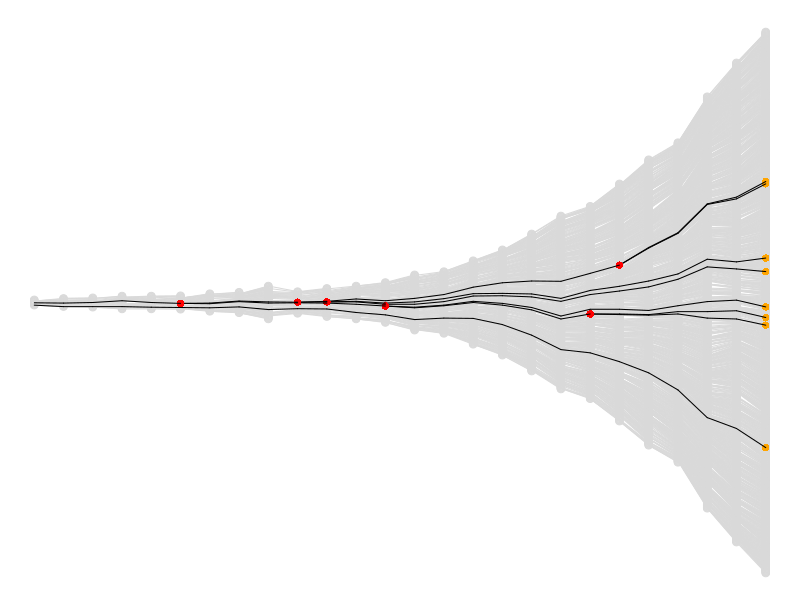
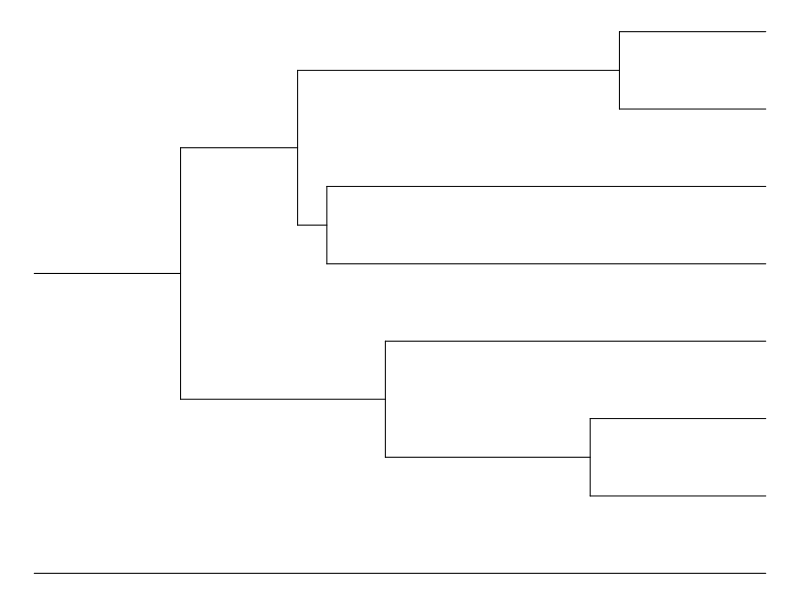
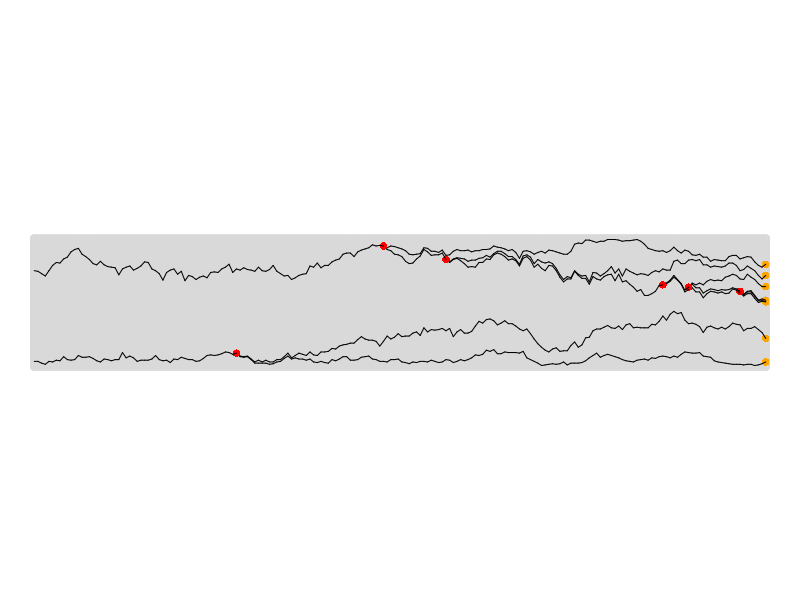
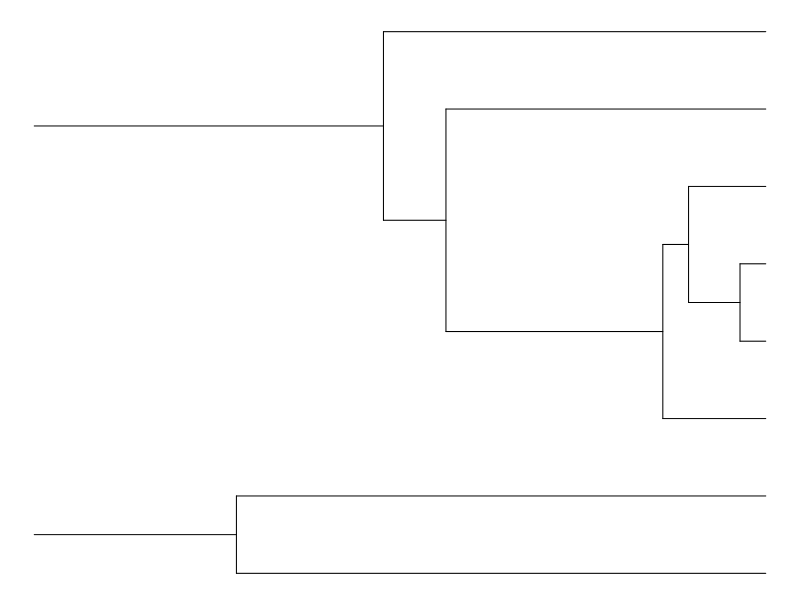

Recreate these plots in R, in order.
# Generate genealogies and plot tree for samples

# Generic stuff ####

mai <- 0.05 + c(0, 0, 0.05, 0) # margins

# Functions ####

#
# Generate population and its history, discrete non-overlapping generations
#
genealogy <- function(mOff = 1.15, vOff = NA, distribOff = "Poisson", nGen = 10, n0 = 10, nmax = 1000){
  # Input parameters
  # mOff  Average number of offspring
  # vOff  Variance of the number of offspring (not needed for Poisson)
  # distribOff  "Poisson"
  # nGen  Number of generations
  # n0  Initial population size
  # nmax  Max population size, has to be multiple of 10
  
  if(nmax%%10 != 0) stop("nmax has to be a multiple of 10")
  nPad <- log(nmax, 10) # Number of zeros for padding the result
  # Function to format the output
  formatID <- function(v){
    formatC(v, width = nPad, format = "d", flag = "0")
  }

    # Function to draw the numbers of offspring
  drawOffNb <- function(n, mOff, vOff){
    if(distribOff == "Poisson"){
      out <- rpois(n, mOff)
    }
    
    if(distribOff == "Constant"){
      # Draw parents
      p <- sample(1:n, size = n, replace = TRUE)
      # Count values
      off1 <- table(p)
      tb1 <- data.frame(id = formatID(as.numeric(names(off1))), noff = c(off1))
      tb2 <- data.frame(id = formatID(1:n))
      tb <- merge(tb1, tb2, all = TRUE)
      tb[is.na(tb$noff), "noff"] <- 0
      out <- c(tb$noff)
    }
    out
  } 
  
  
  # How to store the results? 
  # Let's try a list of vectors
  pop <- list() # Initialize output
  pop[[1]] <- formatID(1:n0)
  
  for(igen in 2:nGen){
    # Draw numbers of offspring for each individual of the igen-1 generation
    nAdu <- length(pop[[igen-1]]) # Number of adults
    noff <- drawOffNb(n = nAdu, mOff = mOff, vOff = vOff)
    ntot <- sum(noff) # total number of offspring
    
    # If beyond max pop size, stop and return population vector
    if(ntot > nmax){
      return(pop)
    }
    # Build output vector
    v <- c() # Initialize with empty vector
    for(i in (1:nAdu)[noff != 0]){ # Do it only for the adults with offspring
      # Define offspring IDs
      ids <- formatID(1:noff[i])
      # Aggregate offspring of each adult
      v <- c(v, paste(pop[[igen-1]][i], ids, sep = "."))
    }
    # Save it
    pop[[igen]] <- v
  }
  
  pop
}

#
# Plot the whole population history
#
plotGenealogy <- function(pop, maincol = gray(0.85), dx = 0.2, dy = 0.1, maxSize = NA){
  # pop  population list, as output of the genealogy function
  # maincol  main color
  
  nGen <- length(pop) # Number of generations
  if(is.na(maxSize)){
    maxSize <- max(unlist(lapply(pop, length))) # Max population size
  }

  # Initialize plot (empty)
  par(mai = mai)
  plot(0, xlim = dx * c(1, nGen), ylim = dy * c(-(maxSize/2), (maxSize/2)), 
       axes = FALSE, type = "n", 
       xlab = "", ylab = "")
  
  # Draw individuals and save their positions
  pos <- list() 
  for(iGen in 1:nGen){
    nn <- length(pop[[iGen]])
    pos[[iGen]] <- seq(-(nn-1)/2, (nn-1)/2)
    points(dx * rep(iGen, nn), dy * seq(-(nn-1)/2, (nn-1)/2), 
           pch = 1, col = maincol)
  }
  
  # Get padding length
  nPad <- nchar(pop[[1]][1])
  
  # Draw parent-offspring links
  for(iGen in 2:nGen){
    adults <- pop[[iGen-1]] # IDs of the previous generation individuals
    offspring <- pop[[iGen]] # IDs of the current generation individuals
    parents <- substr(offspring, 1, nchar(adults[1])) # IDs of the parents
    positionOffspring <- 1:length(offspring) # Positions of the offspring
    positionParents <- match(parents, adults) # Positions of their parents
    # Draw parent-offspring links
    segments(x0 = dx * (iGen - 1), x1 = dx * iGen, 
             y0 = dy * pos[[iGen - 1]][positionParents], 
             y1 = dy * pos[[iGen]][positionOffspring], col = maincol)
  }
  pos
}

#
# Draw a sample of the final population
#
getSample <- function(size, pop){
  # size  number of leaves to draw
  # pop  population list
  sort(sample(pop[[length(pop)]], size = 8, replace = FALSE))
}

#
# Plot the tree corresponding to the sample, on the whole pop's tree
#
plotTree <- function(sampleLeaves, pop, pos, colCoal = "red", colLink = "black", colLeaf = "orange", dx = 0.2, dy = 0.1){
  # sample  sample leaves
  # pop  population list
  # pos  positions list
  
  # Initialize
  iGen <- length(pop)
  # Current number of leaves
  nLeaves <- length(sampleLeaves)
  # Show the end leaves
  points(dx * rep(iGen, nLeaves), dy * pos[[iGen]][match(sampleLeaves, pop[[iGen]])], pch = 16, col = colLeaf)
  
  currentLeaves <- sampleLeaves
  
  for(iGen in seq(length(pop), 2, -1)){
    adults <- pop[[iGen - 1]]
    youngs <- pop[[iGen]]
    parentsLeaves <- substr(currentLeaves, 1, nchar(adults[1]))
    # Get positions
    positionLeaves <- match(currentLeaves, youngs) # Positions of the offspring
    positionParents <- match(parentsLeaves, adults) # Positions of their parents
    # Draw parent-offspring links
    segments(x0 = dx * (iGen - 1), x1 = dx * iGen, 
             y0 = dy * pos[[iGen - 1]][positionParents], 
             y1 = dy * pos[[iGen]][positionLeaves], col = colLink)
    # Identify coalescence,  if any
    if(any(duplicated(parentsLeaves))){
      # Plot points
      coalNodes <- parentsLeaves[which(duplicated(parentsLeaves))]
      points(rep(dx * (iGen -1), length(coalNodes)), 
             dy * pos[[iGen - 1]][match(coalNodes, adults)], pch = 16, col = colCoal)
    }
    # Update leaves
    currentLeaves <- unique(parentsLeaves)
    # If we have reached the MRCA, stop
    if(length(currentLeaves) == 1){
      return(0)
    }
  }
}

#
# Plot tree only for the sample
#
plotTree2 <- function(sampleLeaves, pop, colLink = "black", dx = 0.2, dy = 0.1){
  # sample  sample leaves
  # pop  population list
  
  # Here we do a simple, regular tree
  
  # Initialize plot
  nGen <- length(pop)
  par(mai = mai)
  maxSize <- length(sampleLeaves) 
  plot(0, xlim = dx * c(1, nGen), ylim = dy * c(1, length(sampleLeaves)), 
       axes = FALSE, type = "n", 
       xlab = "", ylab = "")
  
  currentLeaves <- sampleLeaves
  timeLeaves <- rep(nGen, length(currentLeaves))
  posLeaves <- seq_along(sampleLeaves)
    
  for(iGen in seq(length(pop), 2, -1)){
    adults <- pop[[iGen - 1]]
    youngs <- pop[[iGen]]
    parentsLeaves <- substr(currentLeaves, 1, nchar(adults[1]))
    
    # Identify coalescence, if any
    if(any(duplicated(parentsLeaves))){
      # ID of the parents of coalescing nodes
      coalNodes <- unique(parentsLeaves[which(duplicated(parentsLeaves))])

      newPos <- posLeaves
      newTimes <- timeLeaves
      
      for(coal in coalNodes){ # For each coalescence (usually just 1)
        # Identify the indices of the coalescing nodes
        icoal <- which(parentsLeaves == coal)
        # Their position is the average of the offspring
        newPos[icoal] <- mean(posLeaves[icoal])
        # Change their time
        newTimes[icoal] <- iGen - 1
        
        # Draw the tree
        #   lines to leaves
        segments(x0 = dx * newTimes[icoal], x1 = dx * timeLeaves[icoal], 
                 y0 = dy * posLeaves[icoal], y1 = dy * posLeaves[icoal])
        #   jonction
        segments(x0 = dx * min(newTimes[icoal]), x1 = dx * max(newTimes[icoal]), 
                 y0 = dy * min(posLeaves[icoal]), y1 = dy * max(posLeaves[icoal]))
      }
      # Update vectors
      iNoDupl <- which(!duplicated(parentsLeaves))
      posLeaves <- newPos[iNoDupl]
      timeLeaves <- newTimes[iNoDupl]
      currentLeaves <- parentsLeaves[iNoDupl]
    }else{
      currentLeaves <- parentsLeaves
    }
    
    # If we have reached the MRCA, stop
    if(length(currentLeaves) == 1){
      return(0)
    }
  }
  # If not MRCA yet, draw segments
  if(length(currentLeaves > 1)){
    segments(x0 = dx * rep(1, length(posLeaves)), x1 = dx * timeLeaves, 
             y0 = dy * posLeaves, y1 = dy * posLeaves)
  }
}

#
# Draw populations and plot them, 
# comparing exponential growth and constant population size
#
compareGrowth <- function(nGens = 200, nSamp = 8, n0 = 10, mOff = 1.2, export = TRUE, suffix = ""){
  # nGens  number of generations to simulate
  # nSamp  number of samples to draw
  # n0  initial population size (exp growth)
  # mOff  average number of offspring
  # export  whether to export the figures as png
  # suffic  suffix to add to the figure names

  # Export parameters
  wpng <- 15 # pic width
  hpng1 <- 15 # pic height (1; whole pop)
  hpng2 <- 4 # pic height (2; tree)
  res <- 200 # resolution
  units <- "cm" # unit of pic size
  
  # Exponential growth
  #  Generate population
  pop.exp <- genealogy(mOff = 1.2, nGen = nGens, n0 = 10, distribOff = "Poisson")
  #  Draw sample
  sampleLeaves.exp <- getSample(nSamp, pop.exp)
  #  Plot population history and sample
  if(export) png(paste0("../figs/fullpop_exponential", suffix, ".png"), width = wpng, height = hpng1, res = res, units = units)
  pos.exp <- plotGenealogy(pop.exp)
  plotTree(sampleLeaves.exp, pop.exp, pos.exp)
  if(export) dev.off()
  #  Plot regular tree for the sample
  if(export) png(paste0("../figs/tree_exponential", suffix, ".png"), width = wpng, height = hpng2, res = res, units = units)
  plotTree2(sampleLeaves.exp, pop.exp)
  if(export) dev.off()
  
  # Constant population size
  
  # We use the average number of individuals per generation from the previous simulation
  # (Same code as previously; not repeating comments)
  pop.cst <- genealogy(mOff = NA, nGen = nGens, n0 = mean(unlist(lapply(pop.exp, length))), distribOff = "Constant")
  sampleLeaves.cst <- getSample(nSamp, pop.cst)
  #
  if(export) png(paste0("../figs/fullpop_constant", suffix, ".png"), width = wpng, height = hpng1, res = res, units = units)
  pos.cst <- plotGenealogy(pop.cst, maxSize = max(unlist(lapply(pop.exp, length))))
  plotTree(sampleLeaves.cst, pop.cst, pos.cst)
  if(export) dev.off()
  #
  if(export) png(paste0("../figs/tree_constant", suffix, ".png"), width = wpng, height = hpng2, res = res, units = units)
  plotTree2(sampleLeaves.cst, pop.cst)
  if(export) dev.off()
  
}

# Run ####

compareGrowth(nGens = 200, nSamp = 8, n0 = 10, mOff = 1.2, export = TRUE, suffix = "")

